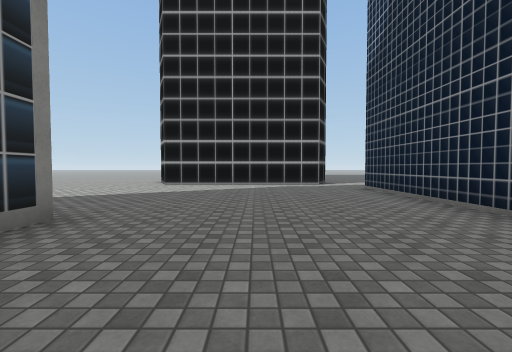
[1] (above)

24 first-person views from a walk through a scene from a Unity 3-D project. The camera is 1.2 m above the floor, tilts 2° down and sees 90° across. The floor is counted in squares, 2 m on a side. Each view is taken from the middle of a square. On the plan, view 1 faces up. The plan holds only what a view shows up to about 9 squares ahead; the rest is blank. The place goes on beyond the plan. Some surface patterns are stand-ins.

[2]
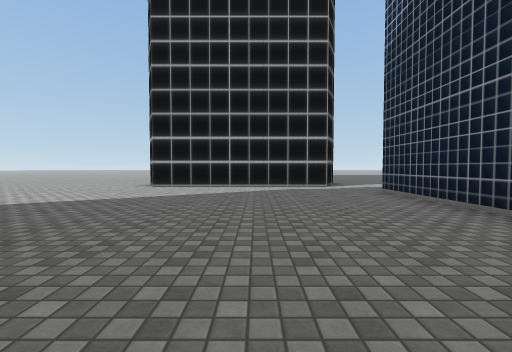

[3]
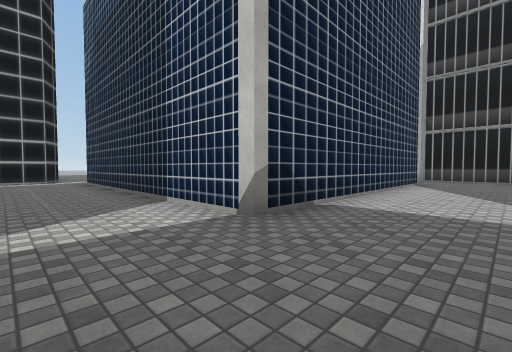

[4]
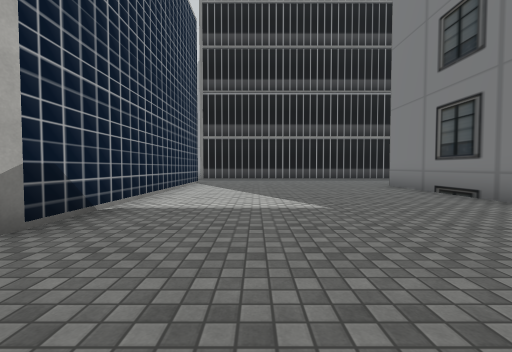

[5]
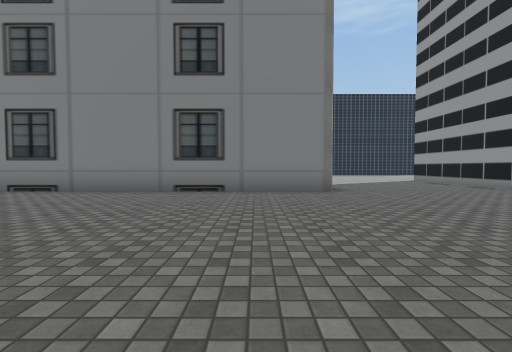

[6]
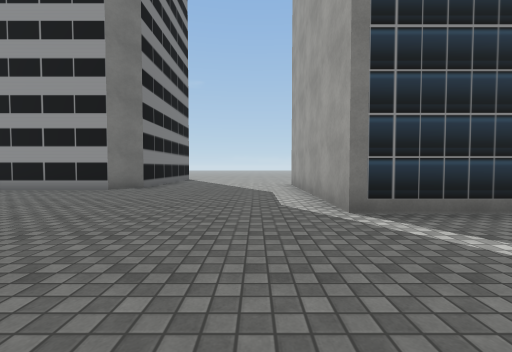

[7]
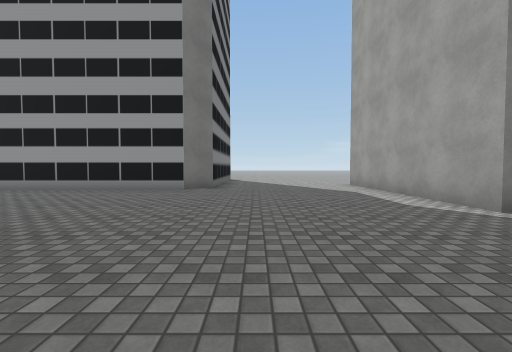

[8]
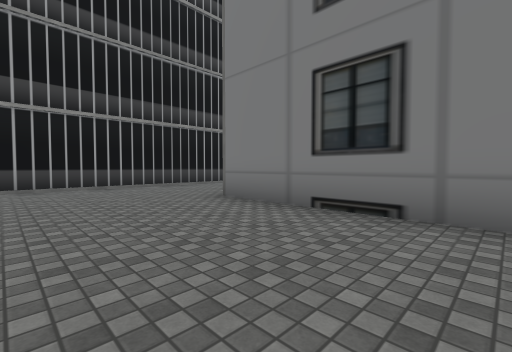

[9]
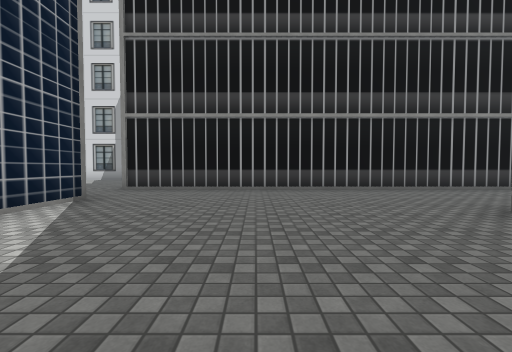

[10]
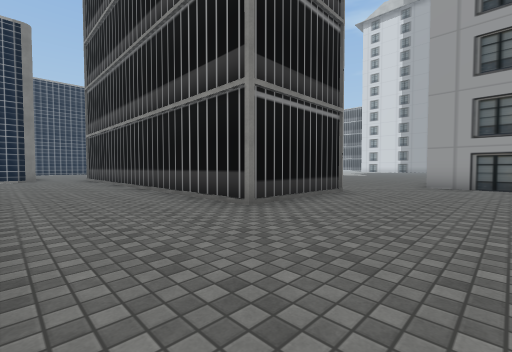

[11]
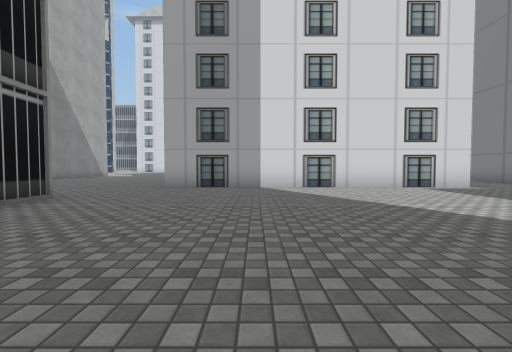

[12]
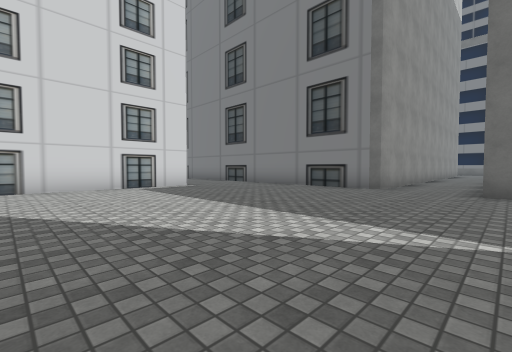

[13]
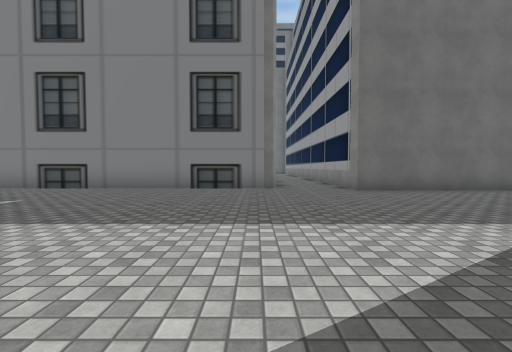

[14]
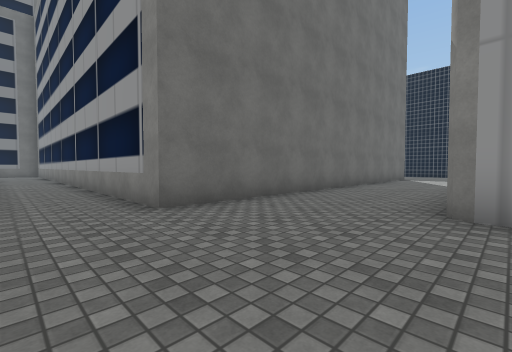

[15]
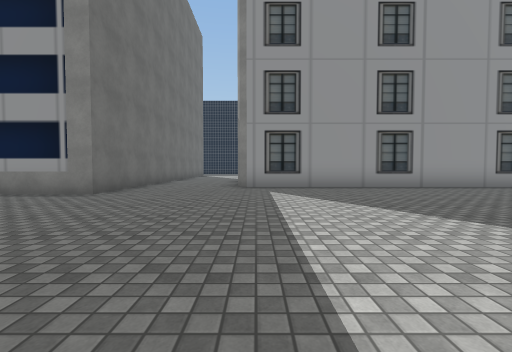

[16]
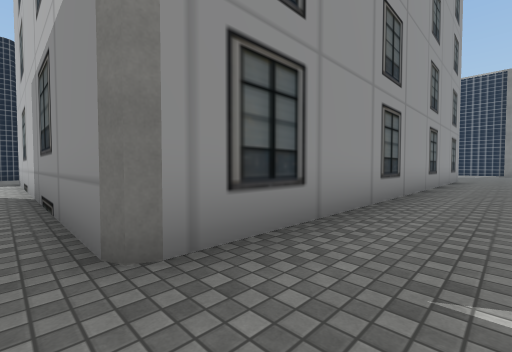

[17]
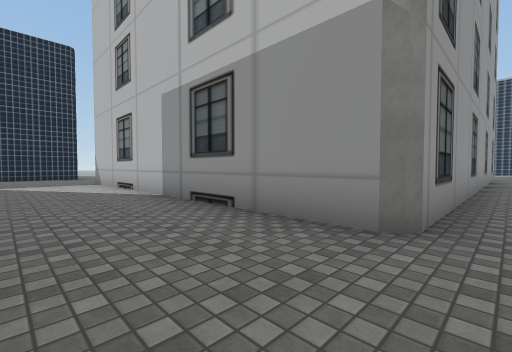

[18]
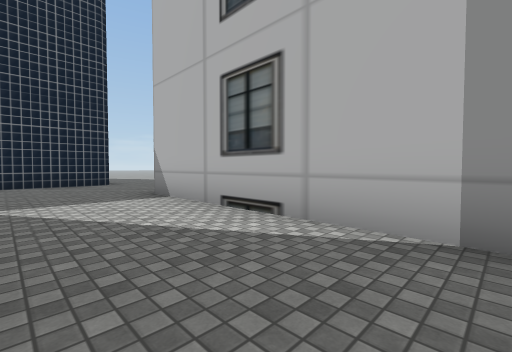

[19]
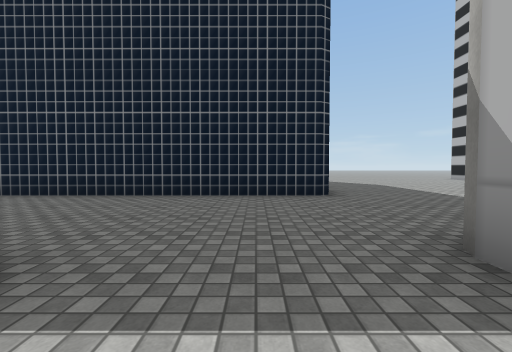

[20]
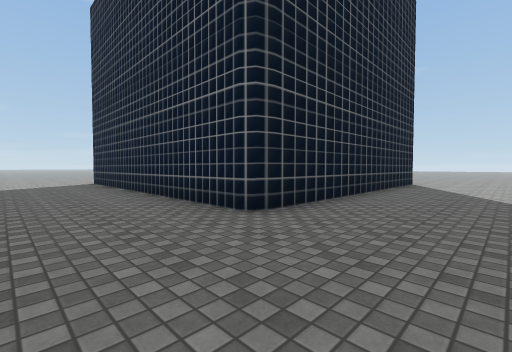

[21]
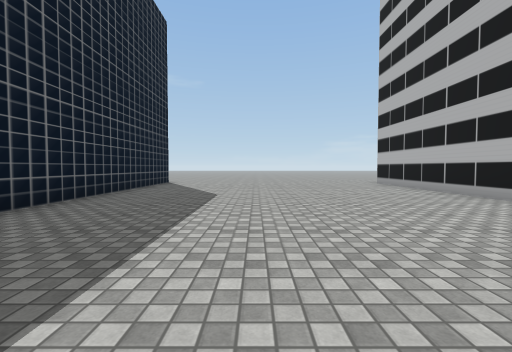

[22]
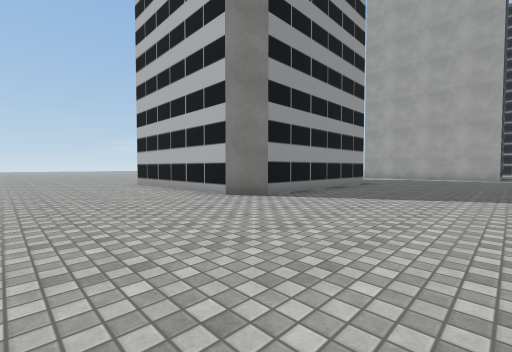

[23]
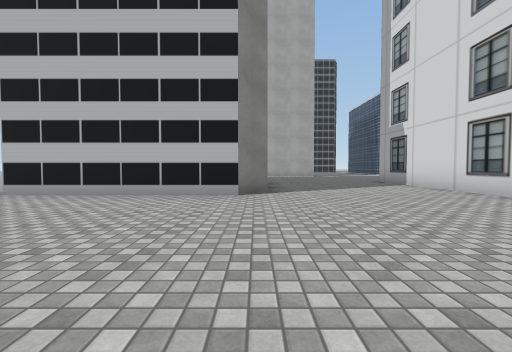

[24]
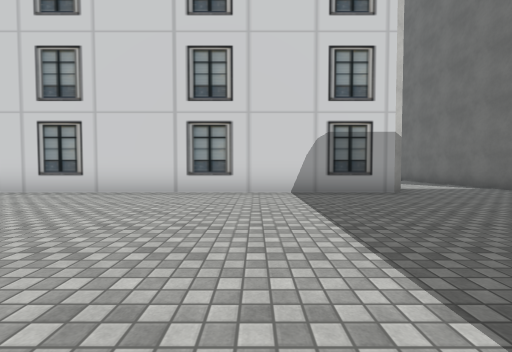

### Floor plan
Points are (right, up) in squares from view 1. A wall is a line through its corners. A room is listed if a view was taken in it or the views show most of it. See-through windows are left out.
Room 1 (views 1, 2, 3, 4, 5, 6, 7, 8, 9, 20, 21, 22, 23, 24)
walls: (-2.3, 3) (-2.3, 2.2); (2.7, 9.8) (2.2, 8.8) (-3.1, 8.8) (-3.6, 9.8); (3.1, -0.6) (3.1, 7.4); (-2.3, 0.4) (-2.3, -1.8) (-7.9, -1.8); (10.8, -0.8) (3.4, -0.8); (-0.8, -7.3) (9.2, -7.3); (-8, -6.2) (-6.4, -6.2) (-5.7, -6.9) (-5.7, -11.9) (-6.4, -12.5) (-10.5, -12.5); (9.4, -9.9) (9.4, -11.4); (12.8, -11) (12.8, -1.5); (-1, -20.6) (-1, -9); (-10.5, -20.4) (-4.6, -20.4)
ways out: opening at (-3, -21) to room 2; opening at (11, -12) to room 2; opening at (12, -1)
Room 2 (views 10, 11, 12, 13, 14, 15, 16, 17, 18, 19)
walls: (3.9, -23.6) (11.4, -23.6) (11.4, -29.5); (13.8, -24.2) (21.3, -24.2); (13.4, -27.4) (13.4, -24.5); (9.4, -11.4) (9.4, -20.6) (-1, -20.6); (18.6, -21.5) (18.6, -12.2); (-0.5, -23.6) (2, -23.6); (15.9, -11) (12.8, -11); (-4.3, -20.6) (-4.3, -28.4)
ways out: opening at (-3, -21) to room 1; opening at (11, -12) to room 1; opening at (17, -12)

Where each view was taken, in squares from view 1:
view 1: 0 up, 0 right, facing up
view 2: 1 up, 0 right, facing up
view 3: 3 down, 1 right, facing up-right
view 4: 3 down, 1 right, facing right
view 5: 1 down, 1 right, facing down
view 6: 3 down, 1 right, facing left
view 7: 5 down, 1 right, facing left
view 8: 4 down, 5 right, facing down-right
view 9: 4 down, 6 right, facing right
view 10: 14 down, 10 right, facing up-right
view 11: 15 down, 11 right, facing right
view 12: 17 down, 11 right, facing down-right
view 13: 17 down, 14 right, facing down
view 14: 20 down, 13 right, facing down-left
view 15: 20 down, 17 right, facing left
view 16: 21 down, 11 right, facing up-left
view 17: 23 down, 10 right, facing up-left
view 18: 23 down, 5 right, facing up-left
view 19: 22 down, 1 right, facing left
view 20: 18 down, 2 left, facing down-left
view 21: 17 down, 2 left, facing left
view 22: 16 down, 2 left, facing up-left
view 23: 18 down, 6 left, facing up
view 24: 17 down, 7 left, facing right
